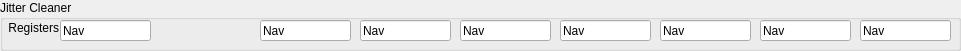
     <widget class="QGroupBox" name="groupBox_12">
      <property name="geometry">
       <rect>
        <x>20</x>
        <y>480</y>
        <width>961</width>
        <height>51</height>
       </rect>
      </property>
      <property name="title">
       <string>Jitter Cleaner</string>
      </property>
      <widget class="QLabel" name="label_74">
       <property name="geometry">
        <rect>
         <x>0</x>
         <y>20</y>
         <width>59</width>
         <height>16</height>
        </rect>
       </property>
       <property name="text">
        <string>Registers</string>
       </property>
       <property name="alignment">
        <set>Qt::AlignRight|Qt::AlignTrailing|Qt::AlignVCenter</set>
       </property>
      </widget>
      <widget class="QLineEdit" name="lineEdit_AsmTab_CDCE8">
       <property name="geometry">
        <rect>
         <x>860</x>
         <y>20</y>
         <width>91</width>
         <height>21</height>
        </rect>
       </property>
       <property name="text">
        <string>Nav</string>
       </property>
       <property name="readOnly">
        <bool>true</bool>
       </property>
      </widget>
      <widget class="QLineEdit" name="lineEdit_AsmTab_CDCE7">
       <property name="geometry">
        <rect>
         <x>760</x>
         <y>20</y>
         <width>91</width>
         <height>21</height>
        </rect>
       </property>
       <property name="text">
        <string>Nav</string>
       </property>
       <property name="readOnly">
        <bool>true</bool>
       </property>
      </widget>
      <widget class="QLineEdit" name="lineEdit_AsmTab_CDCE6">
       <property name="geometry">
        <rect>
         <x>660</x>
         <y>20</y>
         <width>91</width>
         <height>21</height>
        </rect>
       </property>
       <property name="text">
        <string>Nav</string>
       </property>
       <property name="readOnly">
        <bool>true</bool>
       </property>
      </widget>
      <widget class="QLineEdit" name="lineEdit_AsmTab_CDCE5">
       <property name="geometry">
        <rect>
         <x>560</x>
         <y>20</y>
         <width>91</width>
         <height>21</height>
        </rect>
       </property>
       <property name="text">
        <string>Nav</string>
       </property>
       <property name="readOnly">
        <bool>true</bool>
       </property>
      </widget>
      <widget class="QLineEdit" name="lineEdit_AsmTab_CDCE4">
       <property name="geometry">
        <rect>
         <x>460</x>
         <y>20</y>
         <width>91</width>
         <height>21</height>
        </rect>
       </property>
       <property name="text">
        <string>Nav</string>
       </property>
       <property name="readOnly">
        <bool>true</bool>
       </property>
      </widget>
      <widget class="QLineEdit" name="lineEdit_AsmTab_CDCE3">
       <property name="geometry">
        <rect>
         <x>360</x>
         <y>20</y>
         <width>91</width>
         <height>21</height>
        </rect>
       </property>
       <property name="text">
        <string>Nav</string>
       </property>
       <property name="readOnly">
        <bool>true</bool>
       </property>
      </widget>
      <widget class="QLineEdit" name="lineEdit_AsmTab_CDCE2">
       <property name="geometry">
        <rect>
         <x>260</x>
         <y>20</y>
         <width>91</width>
         <height>21</height>
        </rect>
       </property>
       <property name="text">
        <string>Nav</string>
       </property>
       <property name="readOnly">
        <bool>true</bool>
       </property>
      </widget>
      <widget class="QLineEdit" name="lineEdit_AsmTab_CDCE0">
       <property name="geometry">
        <rect>
         <x>60</x>
         <y>20</y>
         <width>91</width>
         <height>21</height>
        </rect>
       </property>
       <property name="text">
        <string>Nav</string>
       </property>
       <property name="readOnly">
        <bool>true</bool>
       </property>
      </widget>
     </widget>
